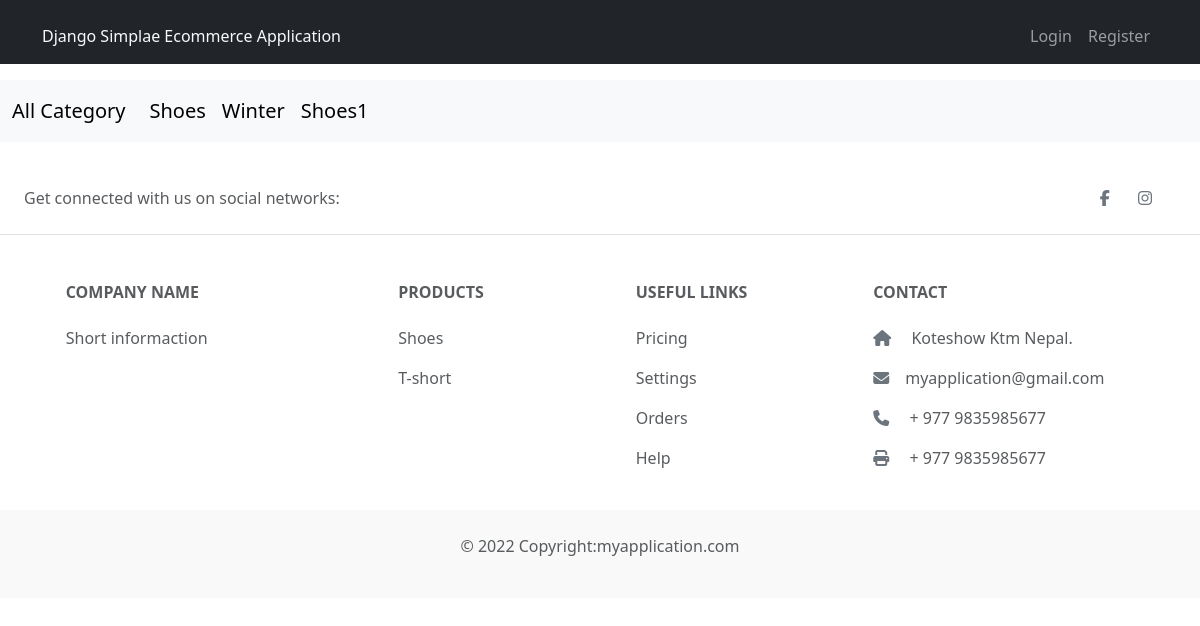
The page /categoryBase/ on the database its author committed.
### shop/models.py (models this page shows, shortened)
class Category(models.Model):
    name = models.CharField(max_length=200, db_index=True)
    discptrion = models.TextField(blank=True, null=True)

### shop/views.py (the view)
# urls.py: path('categoryBase/', views.categoryBase, name='categoryBase'),
def categoryBase(request):
    category_list = Category.objects.all()
    return render(request, 'shop/categoryBase.html', {'category_list': category_list})

### shop/templates/shop/categoryBase.html (shortened to what this page needs)
{% load static %}
<!DOCTYPE html>
<html lang="en">
<head>
  <link href="{% static 'fontawesomefree/css/fontawesome.css' %}" rel="stylesheet"  type="text/css">
  <link href="{% static 'fontawesomefree/css/brands.css' %}" rel="stylesheet"  type="text/css">
  <link href="{% static 'fontawesomefree/css/solid.css' %}" rel="stylesheet"  type="text/css">
  <link href="{% static 'css/products_list.css' %}" rel="stylesheet"  type="text/css">
  <link href="{% static 'css/base.css' %}" rel="stylesheet"  type="text/css">
  <link href="https://cdn.jsdelivr.net/npm/bootstrap@5.3.0-alpha1/dist/css/bootstrap.min.css" rel="stylesheet">
  <link rel="stylesheet" href="https://cdn.jsdelivr.net/npm/bootstrap-icons@1.3.0/font/bootstrap-icons.css">
</head>
<body>
{% url 'logout' as logout%}
{% url 'login' as login%}
{% url 'cart' as cart%}
<nav class="navbar navbar-expand-lg bg-dark navbar-dark pt-3 fixed-top">
  <div class="container">
    <a href="/" class="navbar-brnad text-light"> Django Simplae Ecommerce Application</a>
    <div class="collapse navbar-collapse" id="navmenu">
      <ul class="navbar-nav ms-auto">
        {% if user.is_authenticated %}
        <li class="nav-item " >
          <a  class="nav-link {% if request.path == logout %}active {% endif %} " href="{% url 'logout' %}">Logout</a>
        </li>
        <li class="navbar-nav">
          <a href="{% url 'cart' %}" class="nav-link {% if request.path == cart %}active {% endif %}">Cart | {% if cart %} {{ cart|length }}{% endif %}</a>
        </li>
        <li class="navbar-nav">
          <a href="" class="nav-link">Profile</a>
        </li>
        {% else %}
        <li class="navbar-nav">
          <a href="{% url 'login' %}" class="nav-link {% if request.path == login %}active {% endif %} ">Login</a>
        </li>
        <li class="navbar-nav">
          <a href="" class="nav-link">Register</a>
        </li>
        {% endif %}
      </ul>
    </div>
  </div>
</nav>
{% url 'allProduct' as allProduct %}
<div class="sub-nav">
  <nav class="navbar navbar-expand-lg bg-body-tertiary">
    <div class="container-fluid">
      <a class="navbar-brand {% if request.path == allProduct %} sactive {% endif %}" href="{% url 'allProduct' %}">All Category</a>
      <div class="collapse navbar-collapse" id="navbarNavDropdown">
        <ul class="navbar-nav">
          {% for category_list in category_list %}
          <li class="nav-item">
            <a class="nav-link {% if current_category == category_list.name %} sactive {% endif %}" href="/category/{{ category_list.name }}/">{{ category_list.name }}</a>
          </li>
          {% endfor %}
        </ul>
      </div>
    </div>
  </nav>
</div>
<footer class="text-center text-lg-start bg-white text-muted">
  <section class="d-flex justify-content-center justify-content-lg-between p-4 border-bottom">
    <div class="me-5 d-none d-lg-block">
      <span>Get connected with us on social networks:</span>
    </div>
    <div class="social">
      <a href="" class="me-4 link-secondary">
        <i class="fab fa-facebook-f"></i>
      </a>
      <a href="" class="me-4 link-secondary">
        <i class="fab fa-instagram"></i>
      </a>
    </div>
  </section>
  <section class="">
    <div class="container text-center text-md-start mt-5">
      <div class="row mt-3">
        <div class="col-md-3 col-lg-4 col-xl-3 mx-auto mb-4">
          <h6 class="text-uppercase fw-bold mb-4">
            Company name
          </h6>
          <p>
            Short informaction
          </p>
        </div>
        <div class="col-md-2 col-lg-2 col-xl-2 mx-auto mb-4">
          <h6 class="text-uppercase fw-bold mb-4">
            Products
          </h6>
          <p>
            <a href="#!" class="text-reset">Shoes</a>
          </p>
          <p>
            <a href="#!" class="text-reset">T-short</a>
          </p>
        </div>
        <div class="col-md-3 col-lg-2 col-xl-2 mx-auto mb-4">
          <h6 class="text-uppercase fw-bold mb-4">
            Useful links
          </h6>
          <p>
            <a href="#!" class="text-reset">Pricing</a>
          </p>
          <p>
            <a href="#!" class="text-reset">Settings</a>
          </p>
          <p>
            <a href="#!" class="text-reset">Orders</a>
          </p>
          <p>
            <a href="#!" class="text-reset">Help</a>
          </p>
        </div>
        <div class="col-md-4 col-lg-3 col-xl-3 mx-auto mb-md-0 mb-4">
          <h6 class="text-uppercase fw-bold mb-4">Contact</h6>
          <p><i class="fas fa-home me-3 text-secondary"></i> Koteshow Ktm Nepal.</p>
          <p>
            <i class="fas fa-envelope me-3 text-secondary"></i>myapplication@gmail.com
          </p>
          <p><i class="fas fa-phone me-3 text-secondary"></i> + 977 9835985677</p>
          <p><i class="fas fa-print me-3 text-secondary"></i> + 977 9835985677</p>
        </div>
      </div>
    </div>
  </section>
  <div class="text-center p-4" style="background-color: rgba(0, 0, 0, 0.025);">
    <p>© 2022 Copyright:myapplication.com</p>
  </div>
</footer>
</body>
</html>

### shop/static/css/products_list.css (style rules this page uses)
a { color: #0da9ef; text-decoration: none !important; }

### shop/static/css/base.css (style rules this page uses)
.sub-nav { margin-top: 100px; }
.sub-nav a { text-transform: capitalize; font-size: 20px; color: black; }

### shop/templates/shop/categoryBase.html (style rules this page uses)
.sub-nav { margin-top: 80px; }

### rows shown on the page
Category: name "Shoes"
Category: name "Winter"
Category: name "Shoes1"
